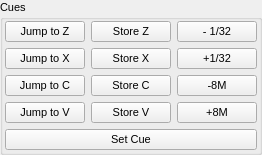
            <widget class="QGroupBox" name="groupBox_6">
             <property name="font">
              <font>
               <pointsize>8</pointsize>
              </font>
             </property>
             <property name="title">
              <string>Cues</string>
             </property>
             <layout class="QGridLayout" name="gridLayout_2">
              <property name="margin">
               <number>2</number>
              </property>
              <item row="0" column="0">
               <layout class="QVBoxLayout" name="verticalLayout_4">
                <item>
                 <layout class="QHBoxLayout" name="horizontalLayout_2">
                  <item>
                   <layout class="QVBoxLayout" name="verticalLayout">
                    <item>
                     <widget class="QPushButton" name="PushButton11">
                      <property name="sizePolicy">
                       <sizepolicy hsizetype="Preferred" vsizetype="Fixed">
                        <horstretch>0</horstretch>
                        <verstretch>0</verstretch>
                       </sizepolicy>
                      </property>
                      <property name="toolTip">
                       <string>Key 'z'</string>
                      </property>
                      <property name="text">
                       <string>Jump to Z</string>
                      </property>
                      <property name="shortcut">
                       <string>Z</string>
                      </property>
                      <property name="flat">
                       <bool>false</bool>
                      </property>
                     </widget>
                    </item>
                    <item>
                     <widget class="QPushButton" name="PushButton12">
                      <property name="sizePolicy">
                       <sizepolicy hsizetype="Preferred" vsizetype="Fixed">
                        <horstretch>0</horstretch>
                        <verstretch>0</verstretch>
                       </sizepolicy>
                      </property>
                      <property name="toolTip">
                       <string>Key: 'X'</string>
                      </property>
                      <property name="text">
                       <string>Jump to X</string>
                      </property>
                      <property name="shortcut">
                       <string>X</string>
                      </property>
                     </widget>
                    </item>
                    <item>
                     <widget class="QPushButton" name="PushButton13">
                      <property name="sizePolicy">
                       <sizepolicy hsizetype="Preferred" vsizetype="Fixed">
                        <horstretch>0</horstretch>
                        <verstretch>0</verstretch>
                       </sizepolicy>
                      </property>
                      <property name="toolTip">
                       <string>Key: 'C'</string>
                      </property>
                      <property name="text">
                       <string>Jump to C</string>
                      </property>
                      <property name="shortcut">
                       <string>C</string>
                      </property>
                     </widget>
                    </item>
                    <item>
                     <widget class="QPushButton" name="PushButton14">
                      <property name="sizePolicy">
                       <sizepolicy hsizetype="Preferred" vsizetype="Fixed">
                        <horstretch>0</horstretch>
                        <verstretch>0</verstretch>
                       </sizepolicy>
                      </property>
                      <property name="toolTip">
                       <string>Key: 'V'</string>
                      </property>
                      <property name="text">
                       <string>Jump to V</string>
                      </property>
                      <property name="shortcut">
                       <string>V</string>
                      </property>
                     </widget>
                    </item>
                   </layout>
                  </item>
                  <item>
                   <layout class="QVBoxLayout" name="verticalLayout_2">
                    <item>
                     <widget class="QPushButton" name="PushButton15">
                      <property name="sizePolicy">
                       <sizepolicy hsizetype="Preferred" vsizetype="Fixed">
                        <horstretch>0</horstretch>
                        <verstretch>0</verstretch>
                       </sizepolicy>
                      </property>
                      <property name="toolTip">
                       <string>Key: 'ALT+Z'</string>
                      </property>
                      <property name="text">
                       <string>Store Z</string>
                      </property>
                      <property name="shortcut">
                       <string>Alt+Z</string>
                      </property>
                     </widget>
                    </item>
                    <item>
                     <widget class="QPushButton" name="PushButton16">
                      <property name="sizePolicy">
                       <sizepolicy hsizetype="Preferred" vsizetype="Fixed">
                        <horstretch>0</horstretch>
                        <verstretch>0</verstretch>
                       </sizepolicy>
                      </property>
                      <property name="toolTip">
                       <string>Key: 'ALT-X'</string>
                      </property>
                      <property name="text">
                       <string>Store X</string>
                      </property>
                      <property name="shortcut">
                       <string>Alt+X</string>
                      </property>
                     </widget>
                    </item>
                    <item>
                     <widget class="QPushButton" name="PushButton17">
                      <property name="sizePolicy">
                       <sizepolicy hsizetype="Preferred" vsizetype="Fixed">
                        <horstretch>0</horstretch>
                        <verstretch>0</verstretch>
                       </sizepolicy>
                      </property>
                      <property name="toolTip">
                       <string>Key: 'ALT-C'</string>
                      </property>
                      <property name="text">
                       <string>Store C</string>
                      </property>
                      <property name="shortcut">
                       <string>Alt+C</string>
                      </property>
                     </widget>
                    </item>
                    <item>
                     <widget class="QPushButton" name="PushButton18">
                      <property name="sizePolicy">
                       <sizepolicy hsizetype="Preferred" vsizetype="Fixed">
                        <horstretch>0</horstretch>
                        <verstretch>0</verstretch>
                       </sizepolicy>
                      </property>
                      <property name="toolTip">
                       <string>Key: 'ALT-V'</string>
                      </property>
                      <property name="text">
                       <string>Store V</string>
                      </property>
                      <property name="shortcut">
                       <string>Alt+V</string>
                      </property>
                     </widget>
                    </item>
                   </layout>
                  </item>
                  <item>
                   <layout class="QVBoxLayout" name="verticalLayout_3">
                    <item>
                     <widget class="QPushButton" name="PushButton34">
                      <property name="sizePolicy">
                       <sizepolicy hsizetype="Preferred" vsizetype="Fixed">
                        <horstretch>0</horstretch>
                        <verstretch>0</verstretch>
                       </sizepolicy>
                      </property>
                      <property name="toolTip">
                       <string>Key: '('</string>
                      </property>
                      <property name="text">
                       <string>- 1/32</string>
                      </property>
                      <property name="shortcut">
                       <string>(</string>
                      </property>
                     </widget>
                    </item>
                    <item>
                     <widget class="QPushButton" name="PushButton33">
                      <property name="sizePolicy">
                       <sizepolicy hsizetype="Preferred" vsizetype="Fixed">
                        <horstretch>0</horstretch>
                        <verstretch>0</verstretch>
                       </sizepolicy>
                      </property>
                      <property name="toolTip">
                       <string>Key: ')'</string>
                      </property>
                      <property name="text">
                       <string>+1/32</string>
                      </property>
                      <property name="shortcut">
                       <string>)</string>
                      </property>
                     </widget>
                    </item>
                    <item>
                     <widget class="QPushButton" name="PushButton35">
                      <property name="sizePolicy">
                       <sizepolicy hsizetype="Preferred" vsizetype="Fixed">
                        <horstretch>0</horstretch>
                        <verstretch>0</verstretch>
                       </sizepolicy>
                      </property>
                      <property name="toolTip">
                       <string>Key: '{'</string>
                      </property>
                      <property name="text">
                       <string>-8M</string>
                      </property>
                      <property name="shortcut">
                       <string>{</string>
                      </property>
                     </widget>
                    </item>
                    <item>
                     <widget class="QPushButton" name="PushButton36">
                      <property name="sizePolicy">
                       <sizepolicy hsizetype="Preferred" vsizetype="Fixed">
                        <horstretch>0</horstretch>
                        <verstretch>0</verstretch>
                       </sizepolicy>
                      </property>
                      <property name="toolTip">
                       <string>Key: '}'</string>
                      </property>
                      <property name="text">
                       <string>+8M</string>
                      </property>
                      <property name="shortcut">
                       <string>}</string>
                      </property>
                     </widget>
                    </item>
                   </layout>
                  </item>
                 </layout>
                </item>
                <item>
                 <widget class="QPushButton" name="PushButton10">
                  <property name="sizePolicy">
                   <sizepolicy hsizetype="Preferred" vsizetype="Fixed">
                    <horstretch>0</horstretch>
                    <verstretch>0</verstretch>
                   </sizepolicy>
                  </property>
                  <property name="toolTip">
                   <string>Key: '/'</string>
                  </property>
                  <property name="text">
                   <string>Set Cue</string>
                  </property>
                  <property name="shortcut">
                   <string>/</string>
                  </property>
                 </widget>
                </item>
               </layout>
              </item>
             </layout>
            </widget>
